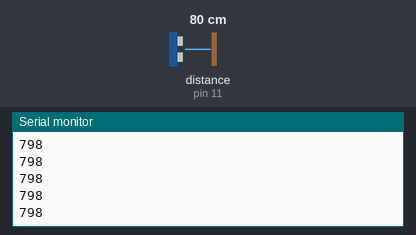
This sketch was run on a simulated Arduino Uno, built with avr-gcc and run on an emulated ATmega328P. Parts: the last lines printed to the serial monitor. Wiring (inferred from the names in the program): ultrasonic range finder: trigger pin 10; echo pin 11. Inputs (shaded band) come from the test bench; at power-on: distance to the obstacle (sensor on pin 11) 80 cm. The echo pulse lasts 58.3 µs per cm.

Above: at 1.2 s.
1.3 s: distance to the obstacle (sensor on pin 11) set to 2 cm
At 1.59 s:
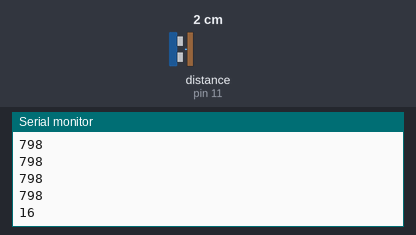
2.8 s: distance to the obstacle (sensor on pin 11) set to 4 cm
At 2.8 s:
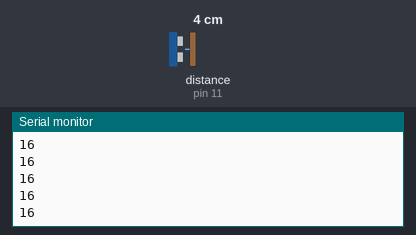
Timing chart, 0 to 5.8 s (numbered marks = the images above; inputs shaded):
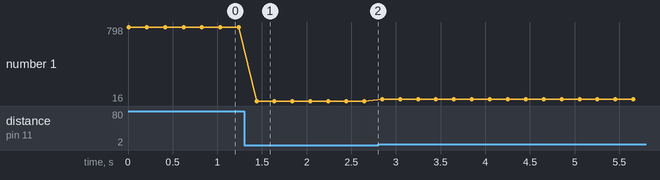

Measured:
- after the input at 1.3 s, the serial monitor: prints a new line after 0.14 s (image 1)
- plotted number 1: 798 → 16 after the input at 1.3 s, 16 → 36 after the input at 2.8 s

The sketch:

ultrasound_sensor_test.ino
```cpp
// Transducer
int trigPin = 10;
int echoPin = 11;

long duration, mm, sum;
int counter = 0;
int num_to_avg = 1;

void setup() {
  //Serial Port begin
  Serial.begin (9600);
  //Define inputs and outputs
  pinMode(trigPin, OUTPUT);
  pinMode(echoPin, INPUT);
}

void loop() {
  // The sensor is triggered by a HIGH pulse of 10 or more microseconds.
  // Give a short LOW pulse beforehand to ensure a clean HIGH pulse:
  digitalWrite(trigPin, LOW);
  delayMicroseconds(5);
  digitalWrite(trigPin, HIGH);
  delayMicroseconds(10);
  digitalWrite(trigPin, LOW);

  // Read the signal from the sensor: a HIGH pulse whose
  // duration is the time (in microseconds) from the sending
  // of the ping to the reception of its echo off of an object.
  duration = pulseIn(echoPin, HIGH);

  // Convert the time into a distance
  mm = (duration/2) / 2.91;
  sum += mm;
  if(counter == num_to_avg -1){
    counter = 0;
    Serial.println(sum/num_to_avg); // THIS IS THE PIXEL VALUE
    sum = 0;
    delay(200);
  }
  else {
    counter ++;
  }

}
```
